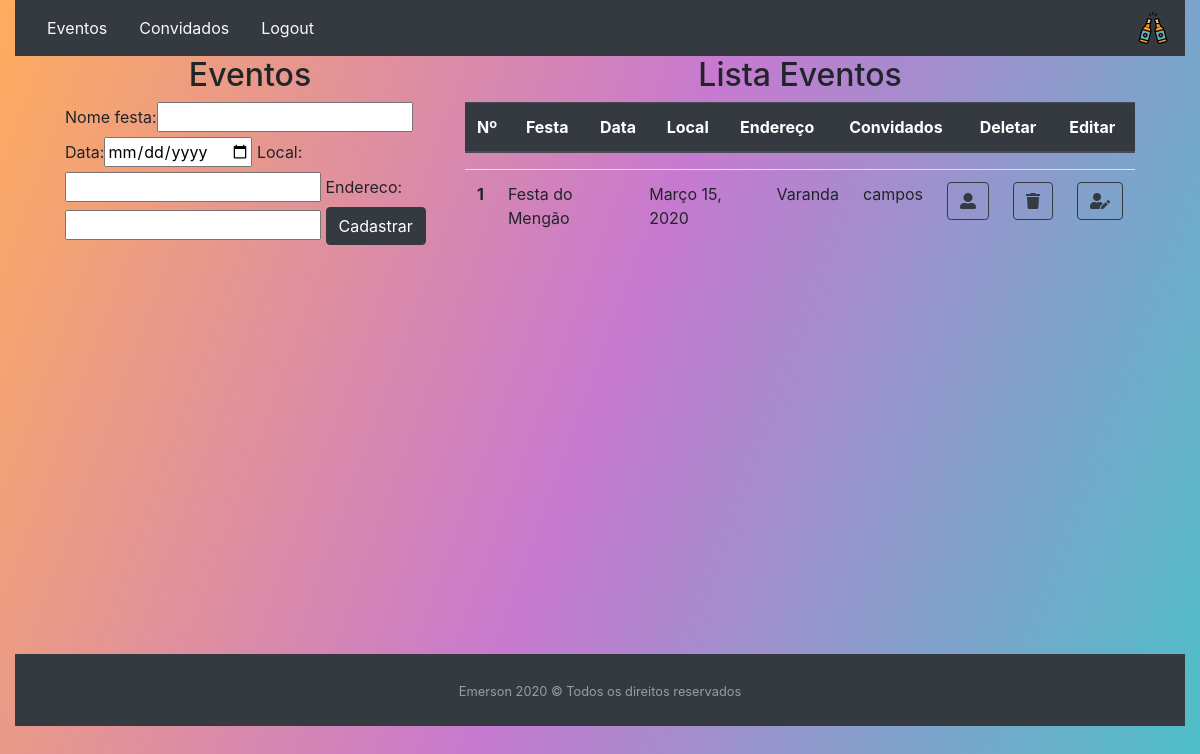
The app's page /eventos/list/ (signed in) with its own data.
### evento/models.py (models this page shows, shortened)
class Evento(models.Model):
    user = models.ForeignKey(settings.AUTH_USER_MODEL, default=1, on_delete=models.CASCADE)
    nome_festa = models.CharField(max_length=150)
    data = models.DateField()
    local = models.CharField(max_length=150)
    endereco = models.CharField(max_length=200)

### evento/views.py (the view)
# urls.py: path('list/', listaEvento, name='eventos'),
@login_required()
def listaEvento(request):
    form = EventoForm()
    eventos = Evento.objects.filter(
        user=request.user
    )
    return render(request, 'evento/listaevento.html',{'eventos':eventos, 'form':form})

### evento/forms.py
class EventoForm(ModelForm):
    class Meta:
        model= Evento
        fields = '__all__'
        widgets = {'user': forms.HiddenInput(), 'data':DateInput()}

### evento/templates/evento/listaevento.html (shortened to what this page needs)
{%extends 'evento/base.html'%}
{% load bootstrap %}
{%load static%}
{%block menu%}
<nav class="navbar navbar-dark bg-dark">
    <ul class="nav">
      <li class="nav-item">
        <a class="nav-link active text-light bg-dark" href="{%url 'eventos'%}">Eventos</a>
      </li>
      <li class="nav-item">
        <a class="nav-link text-light bg-dark" href="{%url 'convidados'%}">Convidados</a>
      </li>
      <li class="nav-item">
         <a class="nav-link text-light bg-dark" href="{%url 'logout'%}" >Logout</a>
      </li>
    </ul>
    <div>
        <img src="{% static '/img/cerveja.png'%}">
    </div>
</nav>
{%endblock%}
{%block main%}
<div class="row justify-content-md-center">
    <div class="col-lg-4">
        <form action= "{% url 'newEvento' %}" method ="POST">
            <h2 align="center">Eventos</h2>
            {{form|bootstrap}}
            <button type="submit" class="btn btn-dark">Cadastrar</button>
        </form>
    </div>
    <div class="col-lg-7 overflow-auto">
        <h2 align="center">Lista Eventos</h2>
        <table class="table" >
          <thead class="thead-dark">
            <tr>
              <th scope="col">Nº</th>
              <th scope="col">Festa</th>
              <th scope="col">Data</th>
              <th scope="col">Local</th>
              <th scope="col">Endereço</th>
              <th scope="col">Convidados</th>
              <th scope="col">Deletar</th>
              <th scope="col">Editar</th>
            </tr>
          </thead>
        </table>
        <div class="anyClass">
            <table class="table">
                <tbody>
                    {%for eventos in eventos%}
                    <tr>
                      <th scope="row">{{eventos.id}}</th>
                      <td>{{eventos.nome_festa}}</td>
                      <td>{{eventos.data}}</td>
                      <td>{{eventos.local}}</td>
                      <td>{{eventos.endereco}}</td>
                      <td>
                          <a class="btn btn-outline-dark" href="{%url 'convidadoEvento' eventos.id %}">
                              <i class="fas fa-user-alt"></i>
                          </a>
                      </td>
                      <td>
                          <a class="btn btn-outline-dark" href="{%url 'deleteEvento' eventos.id %} ">
                              <i class="fas fa-trash"></i>
                          </a>
                      </td>
                      <td>
                          <a class="btn btn-outline-dark" href="{%url 'updateEvento' eventos.id %} ">
                              <i class="fas fa-user-edit"></i>
                          </a>
                      </td>
                    </tr>
                    {%endfor%}
                </tbody>
            </table>
        </div>
    </div>
</div>
{%endblock%}

### static/stick-footer.css (style rules this page uses)
html, body { height: 100%; }
body { background: #007bff; background: linear-gradient(to right, #0062E6, #33AEFF); }

### static/style.css (style rules this page uses)
body { background: linear-gradient(110deg, #fc00ff, #00dbde ); }

### static/scroll.css (style rules this page uses)
.anyClass { height:485px; overflow-y: scroll; }

### records on screen
Evento: id "1", nome_festa "Festa do Mengão", data "Março 15, 2020", local "Varanda", endereco "campos"
